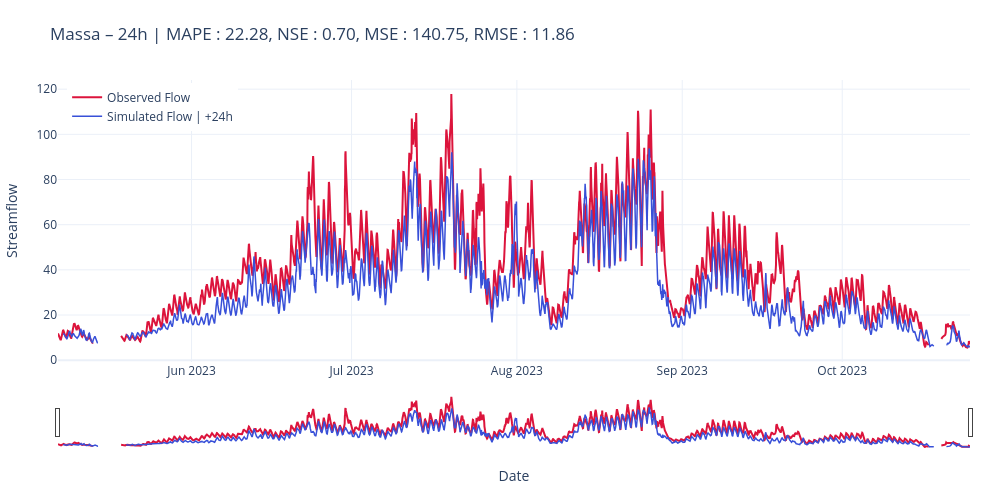

The notebook cell saved with this chart:
### Code cell
scores_str = str.join(', ', [f"{key} : {scores[key]:.2f}" for key in scores])
title24 = f"Massa – {cfg.predict_last_n}h | " + scores_str

# plot_forecast_24h(measured=y_true, predicted=y_pred, title=title24, mode="list", horizons=[1, 6, cfg.predict_last_n])
plot_forecast_24h(measured=y_true, predicted=y_pred, title=title24, mode="list", horizons=[cfg.predict_last_n])

### Figure 1 — Plotly figure (JSON) as saved in the notebook; plotly's stock layout.template omitted (floating-point values rounded to 4 significant figures; data arrays with more than 128 entries replaced by an {"elided": "..."} marker saying what was removed)
{"data": [{"line": {"color": "crimson", "width": 2}, "mode": "lines", "name": "Observed Flow", "type": "scatter", "x": {"elided": "4105 str values"}, "y": {"elided": "4105 float values"}}, {"line": {"color": "#3850D8", "width": 1.5}, "mode": "lines", "name": "Simulated Flow | +24h", "type": "scatter", "x": {"elided": "4082 str values"}, "y": {"elided": "4082 float values"}}], "layout": {"dragmode": "zoom", "height": 500, "hovermode": "x unified", "legend": {"x": 0.01, "xanchor": "left", "y": 0.99, "yanchor": "top"}, "margin": {"b": 50, "l": 50, "r": 30, "t": 80}, "title": {"text": "Massa – 24h | MAPE : 22.28, NSE : 0.70, MSE : 140.75, RMSE : 11.86"}, "width": 1000, "xaxis": {"rangeslider": {"visible": true}, "title": {"text": "Date"}}, "yaxis": {"title": {"text": "Streamflow"}}}}
